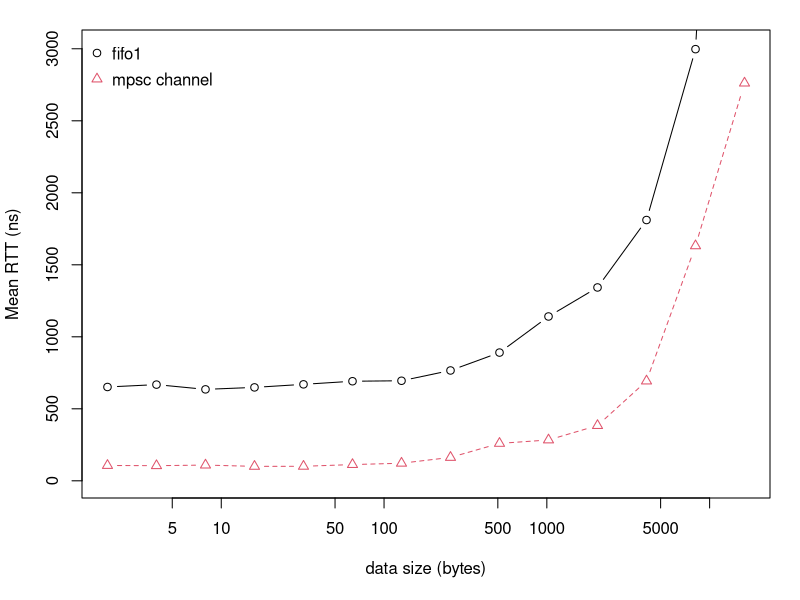
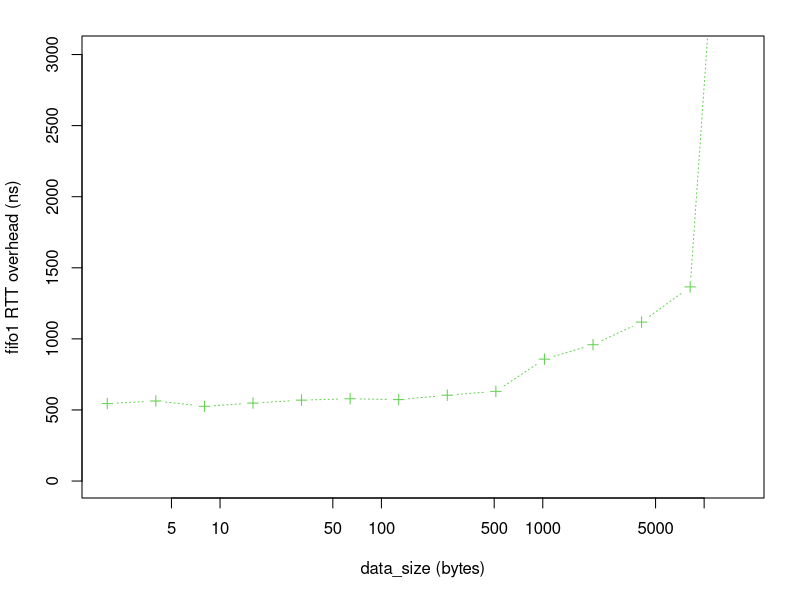
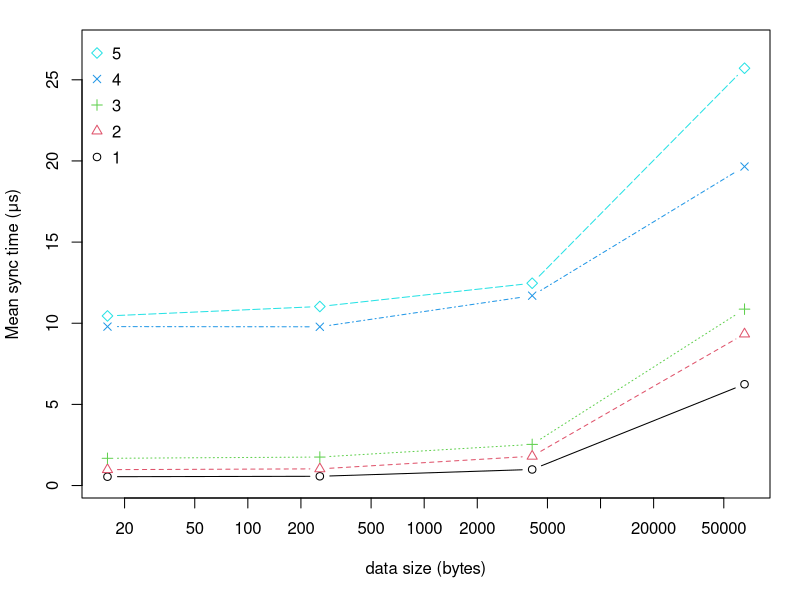
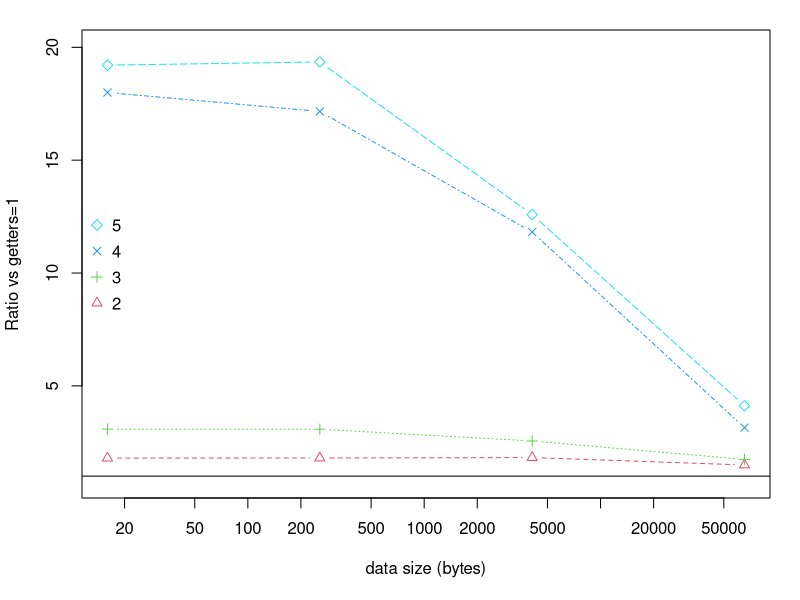
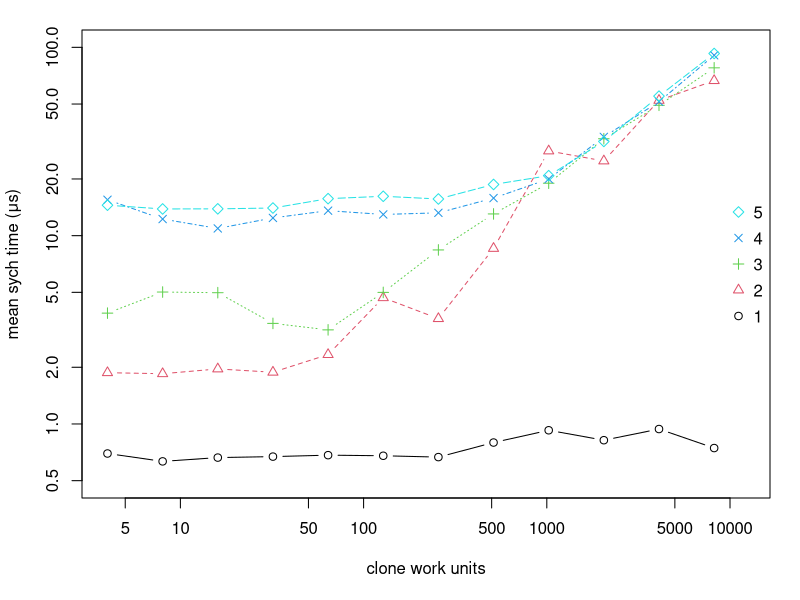
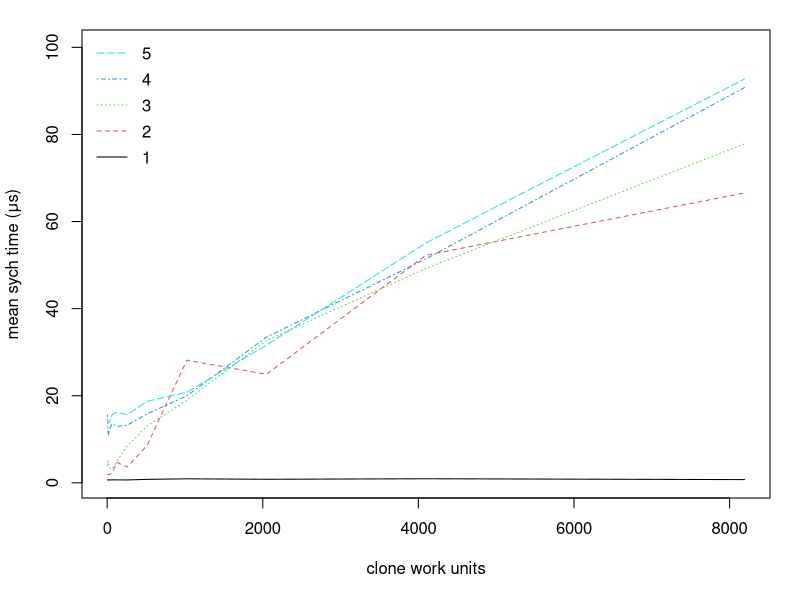
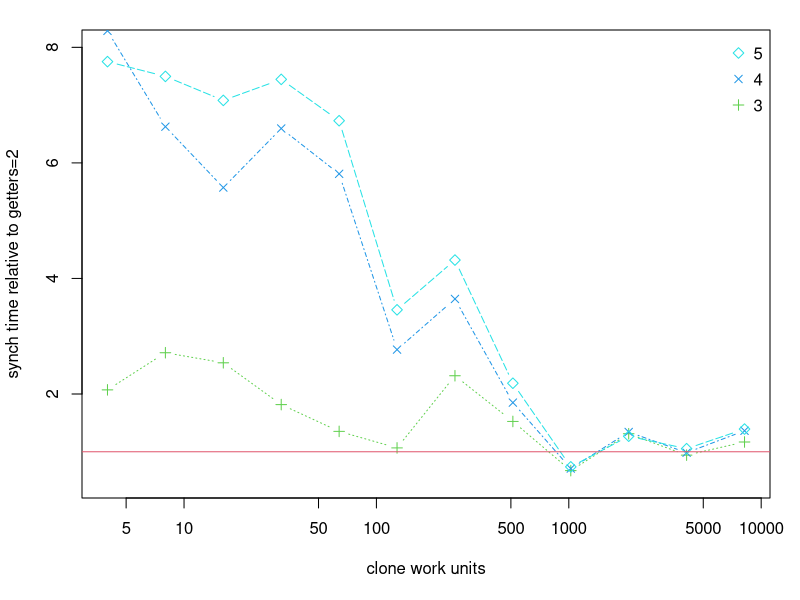
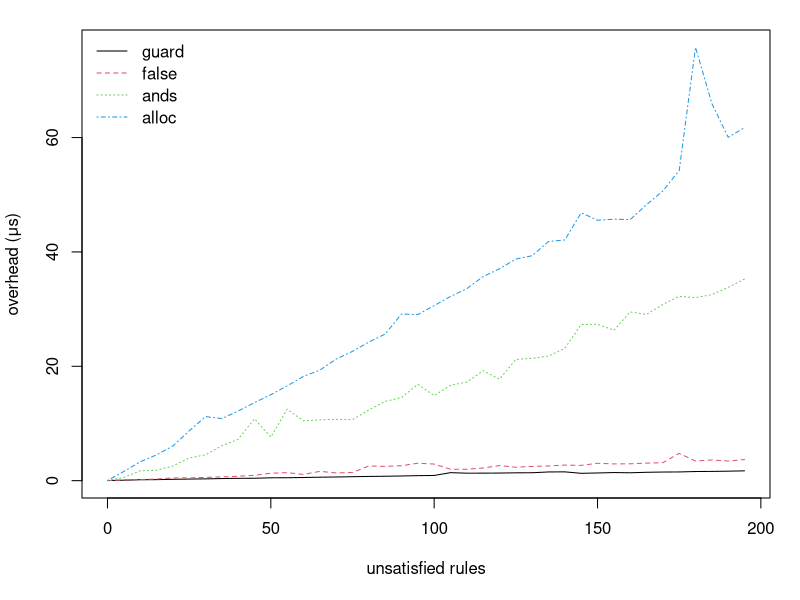

Recreate these plots in R, in order.
setwd("C:/Users/chris/OneDrive/Documents/LaTeX/Msc2/experiments")

mypng <- function(filename) {
  png(
    filename,
    width     = 3.4,
    height    = 3.0,
    units     = "in",
    res       = 1000,
    pointsize = 9
  )
}
mypngbig <- function(filename) {
  png(
    filename,
    width     = 4.4,
    height    = 3.5,
    units     = "in",
    res       = 1000,
    pointsize = 9
  )
}
thou = 1000
bil = thou*thou*thou
#####################################################################
### RTT. measuring Reo's fifo1 on a single thread vs mpsc
### x represents changing data size in bytes (0,1,2,4,8,16)  x gives q where bytes=q&2-1
### 100_000 data movements
### 10 reps with fresh proto objects

x = c(0, 2^(1:14))
reps = 100000
reo = c(63.13461, 65.14954, 66.80122, 63.49879, 64.86871, 66.98967, 69.14193,
      69.47564, 76.61765, 89.04745, 114.10968, 134.26562,
      181.08886, 299.73297, 903.00934);
mpsc = c(9.29991, 10.65254, 10.5035, 10.92912, 10.03323, 10.07968, 11.2787,
         12.20944, 16.24493, 25.9815, 28.36046, 38.37119,
         69.29128, 163.17103, 276.16403);

mypng("rtt_0.png")
op <- par(mar = c(5.1, 4.1, 1.5, 1.5))
dat = matrix(c(reo, mpsc), ncol=2)
matplot(x, dat/reps/thou*bil, log='x', type='b', pch=1:2, xlab="data size (bytes)",
     ylim=c(1, 3010), ylab = "Mean RTT (ns)")
legend("topleft", legend=c("fifo1", "mpsc channel") , col=1:2,  ncol=1, 
       y.intersp=1.3, cex=1, xjust=0, bty = "n", pch=1:2
)
dev.off()

mypng("rtt_1.png")
op <-par(mar = c(5.1, 4.1, 1.8, 1.8))
dat = matrix(c(reo, mpsc), ncol=2)
plot(x, (reo-mpsc)/reps/thou*bil, log='x', type='b', pch=3, col=3, lty=3,
     xlab="data_size (bytes)", ylim=c(1, 3010), ylab = "fifo1 RTT overhead (ns)")
dev.off()


#########################################################
### "SIMO" group getting. N-way replicator with COPY type data
### x represents changing data size in bytes (0,1,2,4,8,16)  x gives q where bytes=q&2-1
### 25_000 data movements
### 100 reps with fresh proto objects

x = c(0,2^4,2^8,2^12,2^16);
getters1 = c(532, 544, 570, 990, 6241);
getters2 = c(941, 979, 1028, 1805, 9336);
getters3 = c(1712, 1678, 1755, 2534, 10868);
getters4 = c(9735, 9792, 9781, 11697, 19656);
getters5 = c(11339, 10450, 11031, 12465, 25713)

mypng("simo_copy_0.png")
op <- par(mar = c(5.1, 4.1, 1.5, 1.5))
dat = matrix(c(getters1, getters2, getters3, getters4, getters5), ncol=5)
matplot(x, dat/thou, log='x', type='b', pch=1:5, xlab="data size (bytes)", col=1:5, lty=1:5,
     ylim=c(0.3, 27), ylab = "Mean sync time (μs)")
revd = rev(1:5)
legend("topleft", legend=revd , col=revd,  ncol=1,
       y.intersp=1.3, cex=1, xjust=0, bty = "n", pch=revd
)
dev.off()


### now plotted relative to getters=1
mypng("simo_copy_1.png")
op <- par(mar = c(5.1, 4.1, 1.5, 1.5))
dat = matrix(c(getters2/getters1, getters3/getters1, getters4/getters1, getters5/getters1), ncol=4)
matplot(x, dat, log='x', type='b', pch=2:5, xlab="data size (bytes)",
     ylim=c(0.8, 20), ylab = "Ratio vs getters=1", col=2:5, lty=2:5)

abline(h=1, col=1, lty=1)
revd = rev(2:5)
legend("left", legend=revd , col=revd,  ncol=1,
       y.intersp=1.3, cex=1, xjust=0, bty = "n", pch=revd
)
dev.off()


#########################################################
### "SIMO cloning" group getting. N-way replicator with CLONE type data
### x is the time in WORK UNITS for some arbitrary clone operation.

x =        c(4,     8,     16,    32,    64,    128,   256,   512,   1024,  2048,  4096,  8192);
getters1 = c(697,   633,   663,   671,   683,   678,   667,   797,   926,   820,   940,   745);
getters2 = c(1872,  1849,  1960,  1883,  2336,  4682,  3626,  8554,  28168, 24925, 52270, 66560);
getters3 = c(3878,  5019,  4979,  3421,  3161,  4996,  8398,  13045, 18986, 32706, 49233, 77842);
getters4 = c(15510, 12252, 10923, 12419, 13574, 12961, 13218, 15832, 19988, 33457, 51436, 90750);
getters5 = c(14513, 13862, 13880, 14020, 15721, 16185, 15658, 18702, 20822, 31647, 55072, 92740);

mypng("clone_compete_0.png")
op <- par(mar = c(5.1, 4.1, 1.5, 1.5))
dat <- matrix(c(getters1, getters2, getters3, getters4, getters5), ncol=5);
matplot(x, dat/thou, log='xy', type="b", pch=1:5, xlab="clone work units",
        ylim=c(0.5, 100), ylab = "mean sych time (μs)", col=1:5, lty=1:5, xlim=c(4, 12000))
revd = rev(1:5)
legend("right", legend=revd , col=revd,  ncol=1,
       y.intersp=1.3, cex=1, xjust=0, bty = "n", pch=revd)
dev.off()

mypng("clone_compete_1.png")
op <- par(mar = c(5.1, 4.1, 1.5, 1.5))
dat = matrix(c(getters1, getters2, getters3, getters4, getters5), ncol=5)
matplot(x, dat/thou, log='', type="l", xlab="clone work units",
     ylim=c(0.5, 100), ylab = "mean sych time (μs)", col=1:5, lty=1:5)
revd=rev(1:5)
legend("topleft", legend=revd , col=revd,  ncol=1,
       y.intersp=1.3, cex=1, xjust=0, bty = "n", lty=revd)
dev.off()


mypngbig("clone_compete_2.png")
op <- par(mar = c(5.1, 4.1, 1.5, 1.5))
dat <- matrix(c(getters3/getters2, getters4/getters2, getters5/getters2), ncol=3);
matplot(x, dat, log='x', type="b", pch=3:5, xlab="clone work units",
     ylim=c(0.5, 8), ylab = "synch time relative to getters=2", col=3:5, lty=3:5)
abline(h=1, col=2)
revd = rev(3:5)
legend("topright", legend=revd , col=revd,  ncol=1,
       y.intersp=1.3, cex=1, xjust=0, bty = "n", pch=revd)
dev.off()



#########################################################
### TIME TAKEN FOR TRAVERSING BOGUS RULES
x = seq(from=0, to=195, by=5);

# false guard
y1 = c(266, 320, 401, 419, 478, 519, 554, 610, 651, 662, 743, 757,
       791, 846, 881, 934, 980, 1012, 1058, 1118, 1150, 1642, 1550,
       1556, 1570, 1613, 1626, 1764, 1782, 1525, 1586, 1660, 1621,
       1704, 1750, 1765, 1840, 1858, 1899, 1959);

# check false
y2 = c(240, 354, 439, 528, 723, 725, 817, 901, 1013, 1181, 1541, 1649, 1327,
       1872, 1593, 1675, 2801, 2748, 2858, 3291, 3143, 2238, 2236, 2457, 2883,
       2584, 2741, 2804, 2968, 2914, 3281, 3171, 3189, 3310, 3384, 5012,
       3679, 3861, 3666, 3938);

# 5x5 nested ands
y3 = c(245, 805, 1959, 2055, 2802, 4219, 4758, 6340, 7473, 11064,
       7851, 12751, 10694, 10875, 10974, 10919, 12607, 14100, 14769, 17073,
       15114, 16913, 17482, 19473, 17983, 21433, 21630, 22035, 23387, 27550,
       27602, 26537, 29749, 29304, 31060, 32466, 32249, 32769, 34042, 35496);

# check alloc
y4 = c(271, 1845, 3533, 4751, 6293, 8941, 11445, 11088, 12416, 13894,
       15267, 16816, 18475, 19574, 21496, 22855, 24483, 25874, 29374,
       29293, 30857, 32457, 33821, 35937, 37297, 38989, 39578, 42063,
       42334, 47088, 45782, 45958, 45899, 48499, 50892, 54469, 76016,
       66190, 60281, 61970);

leggy = c("guard", "false", "ands", "alloc");
mypng("check_time_0.png")
 op <- par(mar = c(5.1, 4.1, 1.5, 1.5))
dat <- matrix(c(y1-239, y2-239, y3-239, y4-239), ncol=4);
matplot(x, dat/thou, type="l", lty=1:4, col=1:4, ylab="overhead (μs)", xlab="unsatisfied rules") #plot
legend("topleft", legend=leggy , col=1:4,  ncol=1,
       y.intersp=1.1, cex=1, xjust=0, bty = "n", lty=1:5)
dev.off()

mypng("check_time_1.png")
 op <- par(mar = c(5.1, 4.1, 1.5, 1.5))
matplot(x, dat/thou, type="l", lty=1:4, col=1:4, log='y', ylim=c(0.07, 80), ylab="overhead (ns)", xlab="unsatisfied rules") #plot
legend("bottomright", legend=leggy , col=1:4,  ncol=2,
       y.intersp=1.1, cex=1, xjust=0, bty = "n", lty=1:4)
dev.off()



###################################################
### bitset effectiveness. comparing normal hashset to bitset for the SUBSET operation
x = c(2^(0:12));
bits1 = c(92, 94, 91, 76, 128, 102, 83, 104, 111, 118, 138, 141, 240);
bits5 = c(88, 77, 82, 83, 89, 90, 192, 93, 71, 66, 236, 135, 158);
bits9 = c(81, 85, 82, 90, 105, 93, 89, 85, 102, 150, 119, 125, 200);
set1 = c(72, 105, 94, 70, 88, 117, 161, 277, 484, 918, 2027, 3519, 7258);
set5 = c(66, 124, 96, 122, 179, 513, 838, 1335, 2673, 3986, 11548, 18570, 32123);
set9 = c(61, 145, 103, 140, 219, 617, 1217, 1919, 2922, 5501, 12790, 23882, 54884);

leggy = c("10% full", "50% full", "90% full")

mypng("bits_0.png")
dat <- matrix(c(bits1, bits5, bits9), ncol=3);
 op <- par(mar = c(5.1, 4.1, 1.5, 1.5))
matplot(x, dat, type="b", pch=1:3, lty=1:3, col=1:3, log='x', ylab="run time (ns)", xlab="number of ports", ylim=c(0, 280)) #plot
legend("topleft", legend=leggy , col=1:3,  ncol=1,
       y.intersp=1.1, cex=1, xjust=0, bty = "n", pch=1:3)
dev.off()


mypng("bits_1.png")
dat <- matrix(c(set1/bits1, set5/bits5, set9/bits9), ncol=3);
 op <- par(mar = c(5.1, 4.1, 1.5, 1.5))
matplot(x, dat, type="b", pch=1:3, lty=1:3, col=1:3, log='xy', ylim=c(0.6, 320), ylab="speedup", xlab="number of ports") #plot
abline(h=1, lty=3, col=3)
legend("topleft", legend=leggy , col=1:3,  ncol=1,
       y.intersp=1.1, cex=1, xjust=0, bty = "n", pch=1:3)
dev.off()




###################################################
## isolated gets
x1 = 1:20
java8 = c(13450, 14239, 11348, 11086, 13324, 15790, 17781, 19612, 21592, 23142,
          25529, 29588, 30348, 32504, 37723, 40388, 40695, 43408, 46420, 47324);

rs8 = c(228, 699, 1405, 1825, 2413, 1803, 2098, 2206, 2264, 2584,
        2637, 2809, 2942, 3188, 3525, 3804, 3841, 3972, 4944, 4523);

rs0 = c(232, 691, 1429, 1455, 1616, 1767, 2023, 2056, 2102, 2345,
       2455, 2731, 2802, 2995, 3154, 3431, 3489, 3784, 3874, 4184);

rs1k = c(296, 663, 1429, 1797, 2167, 1883, 2034, 2511, 2300, 2442,
         2611, 3141, 3098, 3038, 3263, 3461, 3615, 3787, 3951, 4198);

rs8k = c(596, 837, 1533, 2038, 1903, 1950, 2115, 2320, 2297, 2388,
         2462, 2563, 2683, 2850, 2849, 2935, 2951, 3081, 3166, 3628);

dat <- matrix(c(rs0, rs8k, java8), ncol=3);
leggy = c("rust_8", "rust_8000", "java_8");
mypng("rust_v_java_0.png")
 op <- par(mar = c(5.1, 4.1, 1.5, 1.5))
matplot(x1, dat/thou, type = "l", lty=1:3, col=1:3, log='', ylab="interaction duration (μs)", xlab="concurrent getters") #plot
legend("topleft", legend=leggy , col=1:3,  ncol=1,
       y.intersp=1.1, cex=1, xjust=0, bty = "n", lty=1:3)
dev.off()
mypng("rust_v_java_1.png")
op <- par(mar = c(5.1, 4.1, 1.5, 1.5))
matplot(x1, dat/thou, type = "l", lty=1:3, col=1:3, log='y', ylab="interaction duration (μs)", xlab="concurrent getters") #plot
legend("bottomright", legend=leggy , col=1:3,  ncol=1,
       y.intersp=1.1, cex=1, xjust=0, bty = "n", lty=1:3)
dev.off()


x2 = 1:10
java_clone = c(24028, 20681, 31330, 40265, 47562, 59921, 63577, 74591, 80451, 89866);
rs64k = c(3424, 5689, 8308, 9448, 10298, 8877, 9089, 9579, 9831, 9459,
          9701, 9645, 9919, 9810, 10384, 10061, 9743, 10026, 9943, 10108);
dat <- matrix(c(rs64k[1:10], java8[1:10], java_clone), ncol=3);
mypngbig("rust_v_java_2.png")
 op <- par(mar = c(5.1, 4.1, 1.5, 1.5))
matplot(x2, dat/thou, type = "b", pch=1:3, lty=1:3, col=1:3, log='y', ylab="interaction duration (μs)", xlab="concurrent getters") #plot
leggy = c("rust_value", "java_reference", "java_value");
legend("bottomright", legend=leggy , col=1:3,  ncol=1,
       y.intersp=1.1, cex=1, xjust=0, bty = "n", pch=1:3)
dev.off()




###################################
### reo-rs vs handmade alternator

x =          c(4,    8,    16,   32,   64,   128,  256,  512,  1024, 2048, 4096);
y_wrong___ = c(1658, 1620, 1617, 1704, 1698, 1733, 2013, 2014, 2609, 2956, 4529);
y_handmade = c(1674, 1693, 1700, 1722, 1764, 1728, 1743, 1845, 2077, 2946, 4147);
y_reorsput = c(1448, 1500, 1475, 1475, 1598, 1583, 1893, 1912, 2281, 3316, 7865);
y_crossbea = c(1097, 1198, 1072, 1134, 1060, 1126, 1175, 1347, 1470, 2373, 3454);
dat <- matrix(c(y_handmade, y_reorsput), ncol=2);

mypngbig("alternator.png")
op <- par(mar = c(5.1, 4.1, 1.5, 1.5))
dat = matrix(c(y_crossbea, y_reorsput), ncol=2)
matplot(x, dat/thou, type = "b", lty=1:3, col=1:3, log='x', ylab="interaction duration (μs)", xlab="data size (bytes)", pch=1:2, ylim=c(0,8)) #plot
lines(c(1024, 2048, 4096), c(2164, 2941, 6062)/thou, type="b", col=3, pch=3)
legend("topleft", legend=c("handmade", "reo-rs", "reo-rs (unsafe reference API)") , col=1:3,  ncol=1,
       y.intersp=1.1, cex=1, xjust=0, bty = "n", pch=1:3)
dev.off()

